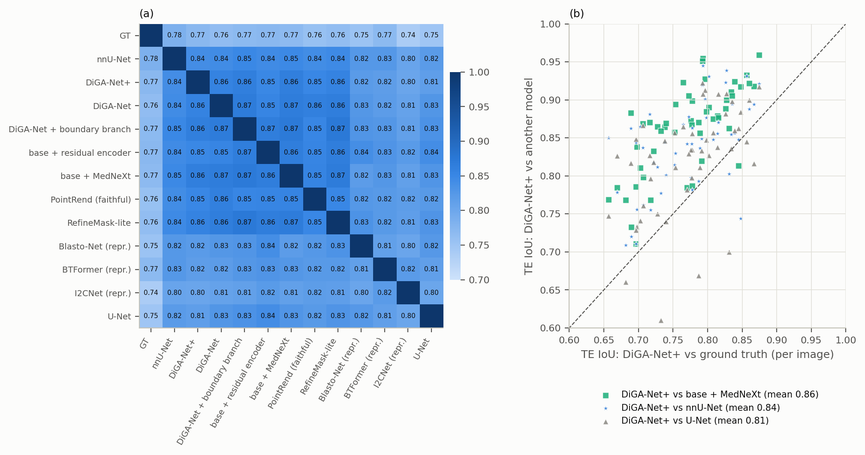
#> input picture figures/paper/F2_agreement.png, 865 x 455 px, shrunk from 2017 x 1060 before the run; its folder holds 5 pictures in this run
$ python nature_figures.py
#> lines starting #> are read from the running program, lines starting #| are printed output that depends on the picture
#!/usr/bin/env python3
"""Compose the two merged display items of the Nature Methods version from the existing panel PNGs.

Nature Methods Analyses allow six display items, so two pairs of figures are stacked into one:
  N3 = F2_agreement (model-model vs model-annotation) over F4_error_location (where the error lives)
  N5 = F6_pareto (accuracy against cost) over S2_robustness (accuracy under corruption)
Stacking the rendered panels, rather than re-plotting, guarantees the merged figure carries exactly the
numbers of the Elsevier version. Panel letters are drawn on top; the source panels keep their own internal
labels, which are stripped by cropping nothing -- they were generated without titles (figure-style rule).

    python scripts/paper/nature_figures.py
"""

from __future__ import annotations

import sys
from pathlib import Path

from PIL import Image, ImageDraw, ImageFont

ROOT = Path(__file__).resolve().parents[2]
SRC = ROOT / "figures/paper"
OUT = ROOT / "paper_nature/figures"
MERGES = {
    "N3_agreement_and_errors.png": ["F2_agreement.png", "F4_error_location.png"],
    "N5_cost_and_robustness.png": ["F6_pareto.png", "S2_robustness.png"],
}
GAP = 40
PAD_LEFT = 70


def _font(size: int) -> ImageFont.FreeTypeFont | ImageFont.ImageFont:
    for name in ("DejaVuSans-Bold.ttf", "LiberationSans-Bold.ttf", "Arial Bold.ttf"):
        try:
            return ImageFont.truetype(name, size)
        except OSError:
            continue
    return ImageFont.load_default()


def stack(paths: list[Path], out: Path) -> None:
    imgs = [Image.open(p).convert("RGB") for p in paths]
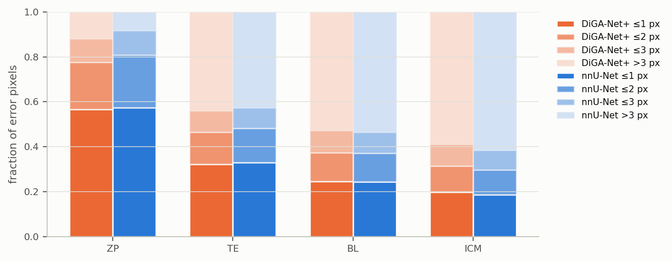
#> input picture figures/paper/F4_error_location.png, 672 x 262 px, shrunk from 1568 x 611 before the run
#> imgs = 2 items
    width = max(im.width for im in imgs) + PAD_LEFT
#> width = 935
    height = sum(im.height for im in imgs) + GAP * (len(imgs) - 1)
#> height = 757
    canvas = Image.new("RGB", (width, height), "white")
#> canvas: PIL image 935x757 RGB; every value is 255
    draw = ImageDraw.Draw(canvas)
    font = _font(max(28, imgs[0].width // 45))
    y = 0
    for i, im in enumerate(imgs):
        canvas.paste(im, (PAD_LEFT, y))
        draw.text((14, y + 6), "abcdefg"[i], fill=(11, 11, 11), font=font)
        y += im.height + GAP
#> this loop made 2 passes
#> y on passes 1 to 2: 495, 797
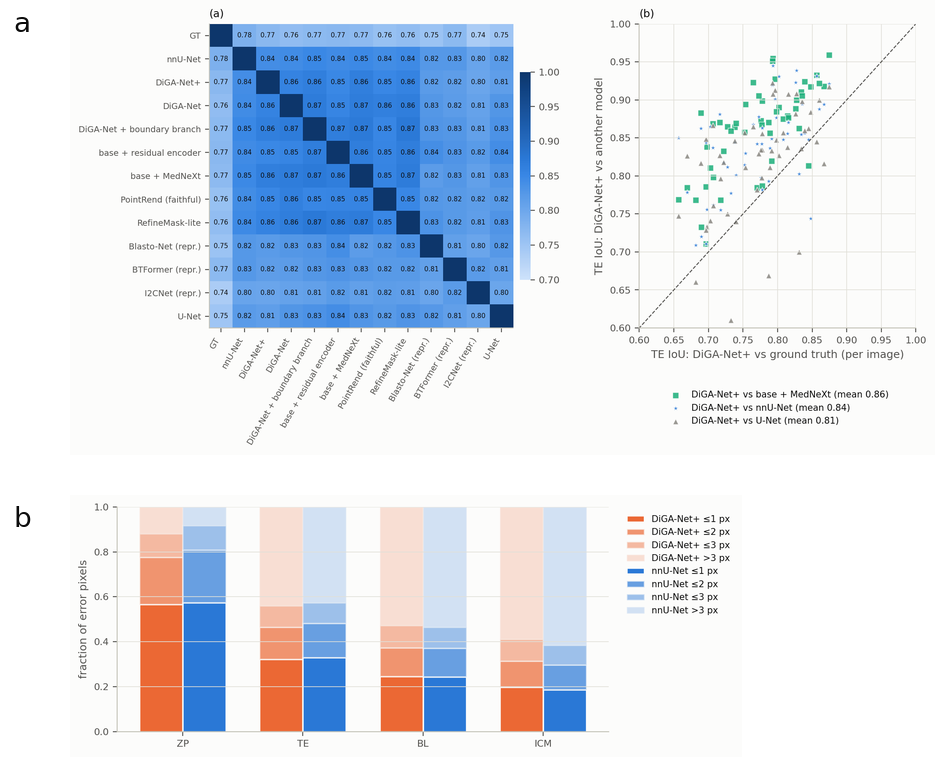
#> canvas: PIL image 935x757 RGB; mean R, G, B 219.4, 226.3, 236.7
#> after the loop, y = 797
    out.parent.mkdir(parents=True, exist_ok=True)
    canvas.save(out, optimize=True)
    print(f"{out.name}: {' + '.join(p.name for p in paths)} -> {canvas.width}x{canvas.height}")
#| N3_agreement_and_errors.png: F2_agreement.png + F4_error_location.png -> 935x757


def main() -> None:
    missing = [n for names in MERGES.values() for n in names if not (SRC / n).exists()]
    if missing:
        sys.exit(f"missing source panels: {missing}; run scripts/reproduce_paper.sh --figures first")
    for out_name, names in MERGES.items():
        stack([SRC / n for n in names], OUT / out_name)
#> pass 2 of the loop in main, `for out_name, names in MERGES.items():`:
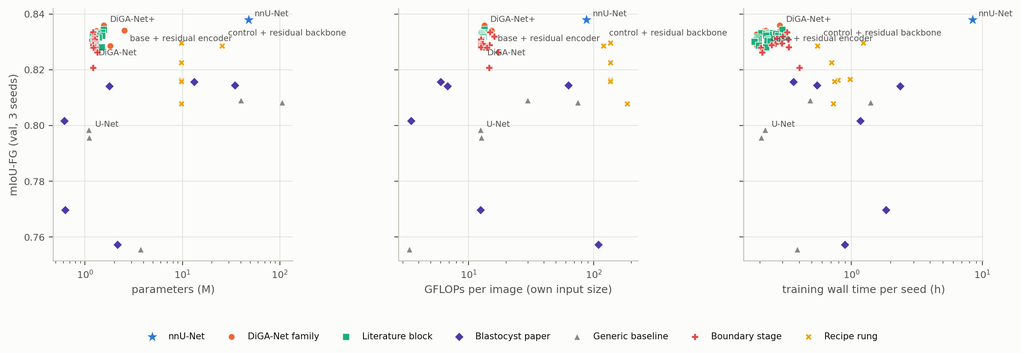
#> input picture figures/paper/F6_pareto.png, 1021 x 353 px, shrunk from 2382 x 824 before the run
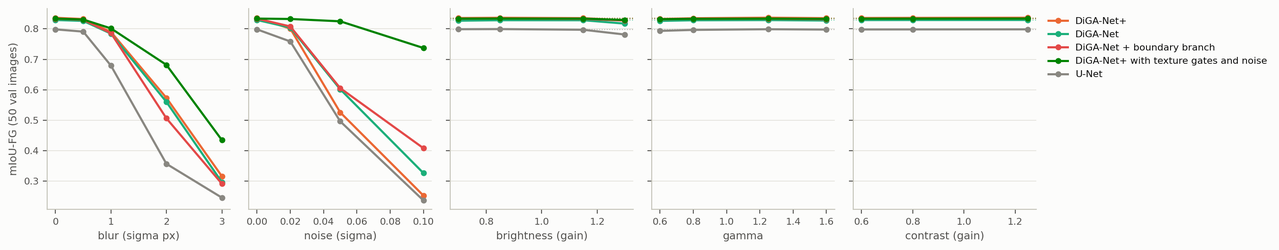
#> input picture figures/paper/S2_robustness.png, 1279 x 250 px, shrunk from 2983 x 584 before the run
#> width = 1349
#> height = 643
#> the loop in stack (call 2), `for i, im in enumerate(imgs):` made 2 passes
#> y on passes 1 to 2: 393, 683
#> after the loop in stack (call 2), `for i, im in enumerate(imgs):`:
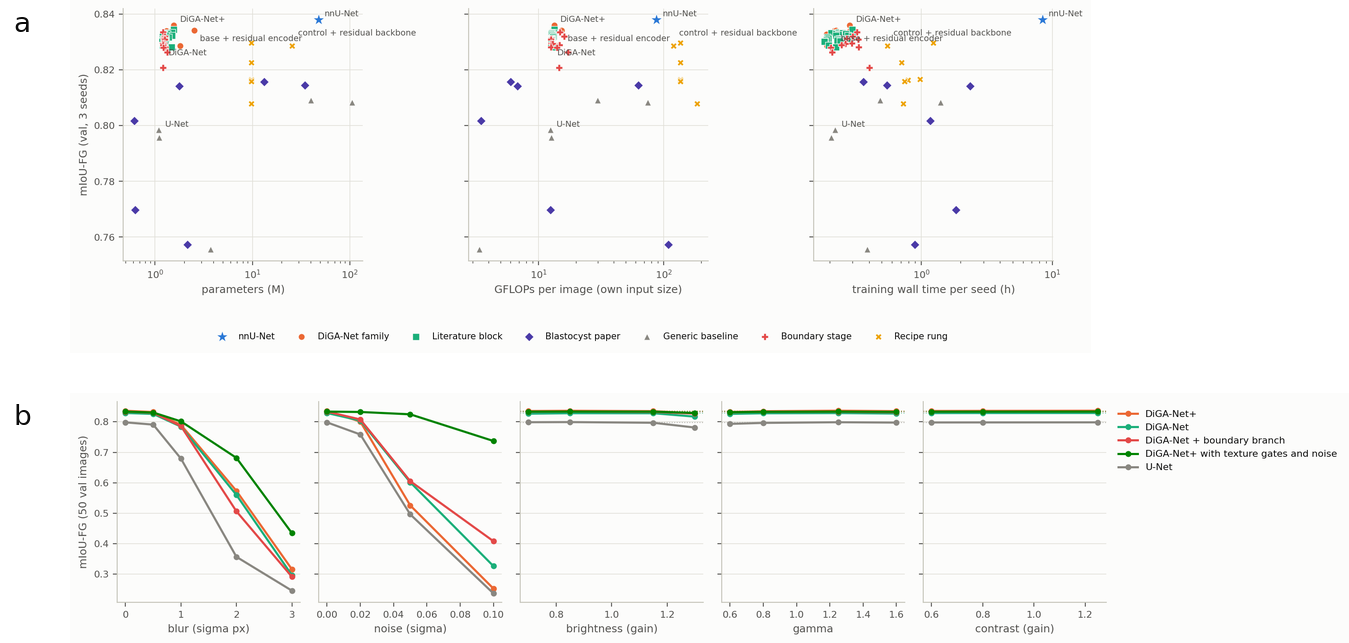
#> canvas: PIL image 1349x643 RGB; mean R, G, B 248.6, 248.7, 247.3
#> after the loop in stack (call 2), `for i, im in enumerate(imgs):`: y = 683
#| N5_cost_and_robustness.png: F6_pareto.png + S2_robustness.png -> 1349x643
    # the four single-panel display items and every Extended Data figure are copied unchanged
    for name in sorted(p.name for p in SRC.glob("*.png")):
        (OUT / name).write_bytes((SRC / name).read_bytes())
#> pass 2 of the loop in main, `for name in sorted(p.name for p in SRC.glob("*.png")):`:
#> (the run stopped early here; a loop or call above may not have finished)
